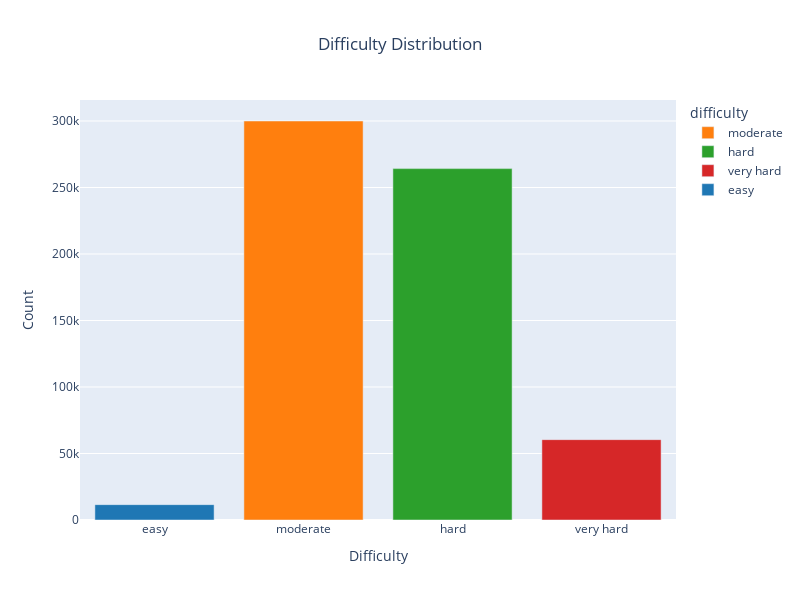

Source (notebook cell):
### Markdown cell above
# EDA

### Code cell
# Plot difficulty distribution
difficulty_distribution(
    simulating_top_words_tries_difficulty
)

### Figure 1 — Plotly figure (JSON) as saved in the notebook; plotly's stock layout.template omitted (floating-point values rounded to 4 significant figures)
{"data": [{"alignmentgroup": "True", "hovertemplate": "difficulty=%{x}<br>count=%{y}<extra></extra>", "legendgroup": "moderate", "marker": {"color": "#ff7f0e", "pattern": {"shape": ""}}, "name": "moderate", "offsetgroup": "moderate", "orientation": "v", "showlegend": true, "textposition": "auto", "type": "bar", "x": ["moderate"], "xaxis": "x", "y": [300001], "yaxis": "y"}, {"alignmentgroup": "True", "hovertemplate": "difficulty=%{x}<br>count=%{y}<extra></extra>", "legendgroup": "hard", "marker": {"color": "#2ca02c", "pattern": {"shape": ""}}, "name": "hard", "offsetgroup": "hard", "orientation": "v", "showlegend": true, "textposition": "auto", "type": "bar", "x": ["hard"], "xaxis": "x", "y": [264193], "yaxis": "y"}, {"alignmentgroup": "True", "hovertemplate": "difficulty=%{x}<br>count=%{y}<extra></extra>", "legendgroup": "very hard", "marker": {"color": "#d62728", "pattern": {"shape": ""}}, "name": "very hard", "offsetgroup": "very hard", "orientation": "v", "showlegend": true, "textposition": "auto", "type": "bar", "x": ["very hard"], "xaxis": "x", "y": [60412], "yaxis": "y"}, {"alignmentgroup": "True", "hovertemplate": "difficulty=%{x}<br>count=%{y}<extra></extra>", "legendgroup": "easy", "marker": {"color": "#1f77b4", "pattern": {"shape": ""}}, "name": "easy", "offsetgroup": "easy", "orientation": "v", "showlegend": true, "textposition": "auto", "type": "bar", "x": ["easy"], "xaxis": "x", "y": [11554], "yaxis": "y"}], "layout": {"barmode": "relative", "height": 600, "legend": {"title": {"text": "difficulty"}, "tracegroupgap": 0}, "title": {"text": "Difficulty Distribution", "x": 0.5}, "width": 800, "xaxis": {"anchor": "y", "categoryarray": ["easy", "moderate", "hard", "very hard"], "categoryorder": "array", "domain": [0, 1], "title": {"text": "Difficulty"}}, "yaxis": {"anchor": "x", "domain": [0, 1], "title": {"text": "Count"}}}}
